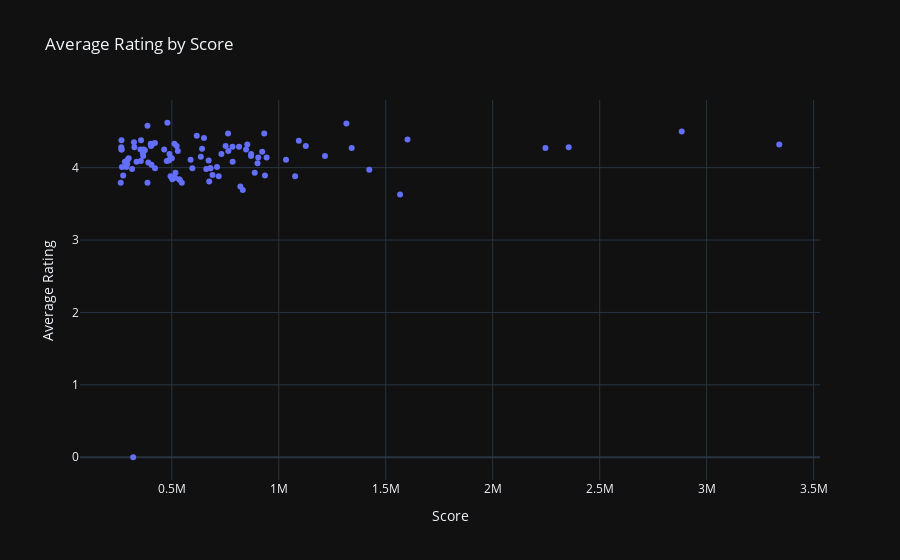

Here is the notebook cell this chart was saved with:
### Code cell
# scatter plot across score and average rating
fig = px.scatter(data_frame = books_df,
                 x = "Score",
                 y = "Average Rating",
                 template = "plotly_dark",
                 title = "Average Rating by Score")
fig.show()
